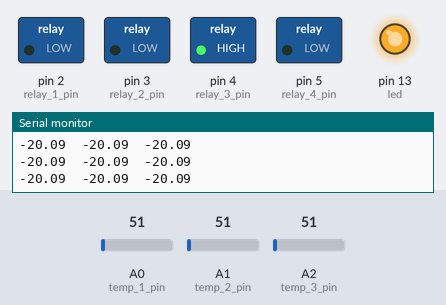
Recording of a sketch running on a simulated Arduino Uno, built with avr-gcc and run on an emulated ATmega328P. Shown: switched loads named in the sketch (green lamp = pin HIGH), output pins drawn as LEDs (lit = HIGH), the last lines printed to the serial monitor. Inputs (shaded band) come from the test bench; at power-on: A0 (temp_1_pin) = 51, A1 (temp_2_pin) = 51, A2 (temp_3_pin) = 51.

Above: at 1.2 s.
1.3 s: A0 (temp_1_pin) set to 131
3.4 s: A0 (temp_1_pin) set to 156
At 4.7 s:
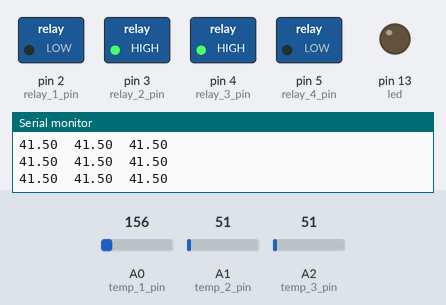
5.4 s: A0 (temp_1_pin) set to 112
At 7.0 s:
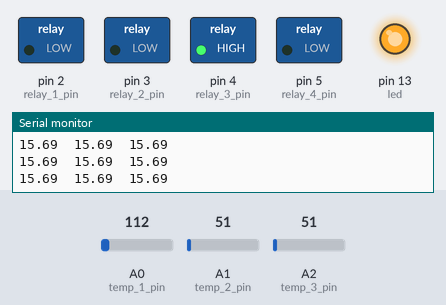
7.3 s: A0 (temp_1_pin) set to 163
At 8.7 s:
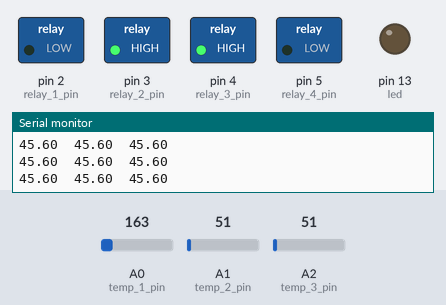
Timing chart, 0 to 10.3 s (numbered marks = the images above; inputs shaded):
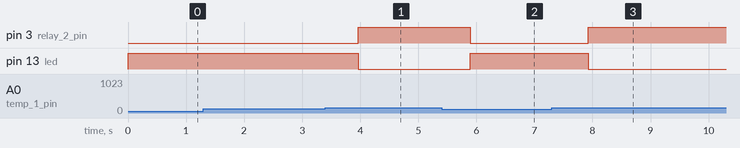

Measured:
- the behaviour switches between 144 and 145 on A0 (temp_1_pin) (found by bisection; images 0 and 1)
- after the input at 3.4 s, pin 3 (relay_2_pin): LOW → HIGH after 0.56 s; pin 13 (led): HIGH → LOW after 0.56 s
- after the input at 5.4 s, pin 3 (relay_2_pin): HIGH → LOW after 0.49 s; pin 13 (led): LOW → HIGH after 0.49 s
- after the input at 7.3 s, pin 3 (relay_2_pin): LOW → HIGH after 0.62 s; pin 13 (led): HIGH → LOW after 0.62 s

The sketch:

bioBox_temp_control_smoothed.ino
```cpp
int led = 13;

int temp_1_pin = A0;
int temp_2_pin = A1;
int temp_3_pin = A2;

int relay_1_pin = 2;
int relay_2_pin = 3;
int relay_3_pin = 4;
int relay_4_pin = 5;

float reference_voltage = 6;

//readings for smoothing
const int num_readings = 10;
int read_index = 0;

float temp_1_readings[num_readings];
float temp_1_total = 0;
float temp_1_average = 0;

float temp_2_readings[num_readings];
float temp_2_total = 0;
float temp_2_average = 0;

float temp_3_readings[num_readings];
float temp_3_total = 0;
float temp_3_average = 0;

float max_temp_1 = 35;
float min_temp_1 = 30;

String sep = "\t";

void setup() {
  pinMode(led, OUTPUT);

  pinMode(temp_1_pin, INPUT);
  pinMode(temp_2_pin, INPUT);
  pinMode(temp_3_pin, INPUT);

  pinMode(relay_1_pin, OUTPUT);
  pinMode(relay_2_pin, OUTPUT);
  pinMode(relay_3_pin, OUTPUT);
  pinMode(relay_4_pin, OUTPUT);

  digitalWrite(relay_1_pin, HIGH); //fan on
  digitalWrite(relay_2_pin, LOW); //heat lamp off
  digitalWrite(relay_3_pin, HIGH); //solenoid off
  digitalWrite(relay_4_pin, LOW); //kill switch off

  for (int thisReading = 0; thisReading < num_readings; thisReading++) {
    temp_1_readings[thisReading] = 0;
    temp_2_readings[thisReading] = 0;
    temp_3_readings[thisReading] = 0;
  }

  Serial.begin(9600);
}

void loop() {
  //convert pin values to voltage readings
  float voltage_1 = reference_voltage * analogRead(temp_1_pin) / 1023;
  float voltage_2 = reference_voltage * analogRead(temp_2_pin) / 1023;
  float voltage_3 = reference_voltage * analogRead(temp_3_pin) / 1023;

  //convert voltage readings to degrees Celsius
  float temp_1 = 100 * voltage_1 - 50;
  float temp_2 = 100 * voltage_2 - 50;
  float temp_3 = 100 * voltage_3 - 50;

  //Smoothing
  temp_1_total -= temp_1_readings[read_index];
  temp_1_readings[read_index] = temp_1;
  temp_1_total += temp_1_readings[read_index];
  temp_1_average = temp_1_total / num_readings;

  temp_2_total -= temp_2_readings[read_index];
  temp_2_readings[read_index] = temp_2;
  temp_2_total += temp_1_readings[read_index];
  temp_2_average = temp_1_total / num_readings;

  temp_3_total -= temp_3_readings[read_index];
  temp_3_readings[read_index] = temp_3;
  temp_3_total += temp_1_readings[read_index];
  temp_3_average = temp_1_total / num_readings;

  read_index ++;
  if (read_index >= num_readings) {read_index = 0;}

  String data = temp_1_average + sep + temp_1;
  String temps = temp_1_average + sep + temp_2_average + sep + temp_3_average;
  Serial.println(temps);

  //regulate relay_2 based on temp_1
  if (temp_1_average < min_temp_1) {
    digitalWrite(relay_1_pin, LOW);
    digitalWrite(relay_2_pin, LOW);
    digitalWrite(led, HIGH);
  } if (temp_1_average > max_temp_1) {
    digitalWrite(relay_1_pin, LOW);
    digitalWrite(relay_2_pin, HIGH);
    digitalWrite(led, LOW);
  }
  delay(100);
}
```
